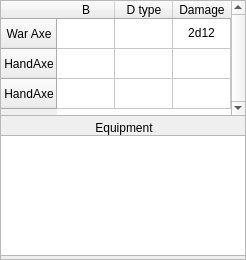
        <widget class="QFrame" name="equipmentBox">
         <property name="geometry">
          <rect>
           <x>740</x>
           <y>200</y>
           <width>246</width>
           <height>260</height>
          </rect>
         </property>
         <property name="frameShape">
          <enum>QFrame::StyledPanel</enum>
         </property>
         <property name="frameShadow">
          <enum>QFrame::Raised</enum>
         </property>
         <widget class="QTableWidget" name="weaponTable">
          <property name="geometry">
           <rect>
            <x>0</x>
            <y>0</y>
            <width>246</width>
            <height>116</height>
           </rect>
          </property>
          <property name="sizePolicy">
           <sizepolicy hsizetype="Fixed" vsizetype="Fixed">
            <horstretch>0</horstretch>
            <verstretch>0</verstretch>
           </sizepolicy>
          </property>
          <property name="styleSheet">
           <string notr="true">font: 10pt &quot;Eberron&quot;;</string>
          </property>
          <property name="verticalScrollBarPolicy">
           <enum>Qt::ScrollBarAlwaysOn</enum>
          </property>
          <property name="selectionBehavior">
           <enum>QAbstractItemView::SelectItems</enum>
          </property>
          <property name="verticalScrollMode">
           <enum>QAbstractItemView::ScrollPerPixel</enum>
          </property>
          <property name="horizontalScrollMode">
           <enum>QAbstractItemView::ScrollPerItem</enum>
          </property>
          <property name="showGrid">
           <bool>true</bool>
          </property>
          <property name="gridStyle">
           <enum>Qt::SolidLine</enum>
          </property>
          <property name="sortingEnabled">
           <bool>false</bool>
          </property>
          <property name="wordWrap">
           <bool>true</bool>
          </property>
          <property name="cornerButtonEnabled">
           <bool>true</bool>
          </property>
          <attribute name="horizontalHeaderCascadingSectionResizes">
           <bool>true</bool>
          </attribute>
          <attribute name="horizontalHeaderDefaultSectionSize">
           <number>58</number>
          </attribute>
          <attribute name="horizontalHeaderMinimumSectionSize">
           <number>24</number>
          </attribute>
          <attribute name="horizontalHeaderStretchLastSection">
           <bool>true</bool>
          </attribute>
          <row>
           <property name="text">
            <string>War Axe</string>
           </property>
           <property name="textAlignment">
            <set>AlignCenter</set>
           </property>
          </row>
          <row>
           <property name="text">
            <string>HandAxe</string>
           </property>
           <property name="textAlignment">
            <set>AlignCenter</set>
           </property>
          </row>
          <row>
           <property name="text">
            <string>HandAxe</string>
           </property>
           <property name="textAlignment">
            <set>AlignCenter</set>
           </property>
          </row>
          <column>
           <property name="text">
            <string>B</string>
           </property>
           <property name="font">
            <font>
             <kerning>true</kerning>
            </font>
           </property>
           <property name="textAlignment">
            <set>AlignCenter</set>
           </property>
          </column>
          <column>
           <property name="text">
            <string>D type</string>
           </property>
           <property name="textAlignment">
            <set>AlignCenter</set>
           </property>
          </column>
          <column>
           <property name="text">
            <string>Damage</string>
           </property>
           <property name="textAlignment">
            <set>AlignCenter</set>
           </property>
          </column>
          <item row="0" column="0">
           <property name="text">
            <string/>
           </property>
           <property name="textAlignment">
            <set>AlignCenter</set>
           </property>
          </item>
          <item row="0" column="1">
           <property name="text">
            <string/>
           </property>
           <property name="textAlignment">
            <set>AlignCenter</set>
           </property>
          </item>
          <item row="0" column="2">
           <property name="text">
            <string>2d12</string>
           </property>
           <property name="textAlignment">
            <set>AlignCenter</set>
           </property>
          </item>
         </widget>
         <widget class="QTextEdit" name="equipment">
          <property name="geometry">
           <rect>
            <x>0</x>
            <y>135</y>
            <width>246</width>
            <height>121</height>
           </rect>
          </property>
          <property name="styleSheet">
           <string notr="true">font: 14pt &quot;Eberron&quot;;</string>
          </property>
          <property name="html">
           <string>&lt;!DOCTYPE HTML PUBLIC &quot;-//W3C//DTD HTML 4.0//EN&quot; &quot;http://www.w3.org/TR/REC-html40/strict.dtd&quot;&gt;
&lt;html&gt;&lt;head&gt;&lt;meta name=&quot;qrichtext&quot; content=&quot;1&quot; /&gt;&lt;style type=&quot;text/css&quot;&gt;
p, li { white-space: pre-wrap; }
&lt;/style&gt;&lt;/head&gt;&lt;body style=&quot; font-family:'Eberron'; font-size:14pt; font-weight:400; font-style:normal;&quot;&gt;
&lt;p style=&quot; margin-top:12px; margin-bottom:12px; margin-left:0px; margin-right:0px; -qt-block-indent:0; text-indent:0px;&quot;&gt;&lt;br /&gt;&lt;/p&gt;
&lt;p style=&quot; margin-top:12px; margin-bottom:12px; margin-left:0px; margin-right:0px; -qt-block-indent:0; text-indent:0px;&quot;&gt;&lt;br /&gt;&lt;/p&gt;&lt;/body&gt;&lt;/html&gt;</string>
          </property>
          <property name="acceptRichText">
           <bool>true</bool>
          </property>
         </widget>
         <widget class="QLabel" name="equipmentLabel">
          <property name="geometry">
           <rect>
            <x>1</x>
            <y>120</y>
            <width>246</width>
            <height>16</height>
           </rect>
          </property>
          <property name="styleSheet">
           <string notr="true">font: 12pt &quot;Eberron&quot;;</string>
          </property>
          <property name="text">
           <string>Equipment</string>
          </property>
          <property name="alignment">
           <set>Qt::AlignCenter</set>
          </property>
         </widget>
        </widget>
